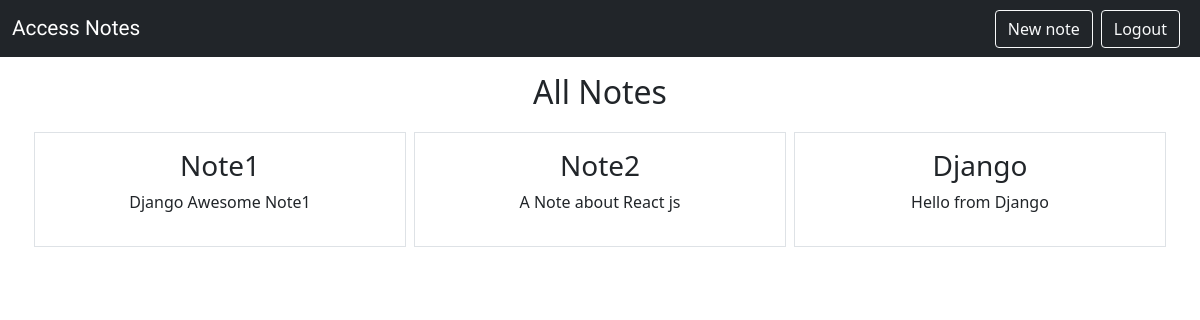
Before: / (signed in) with the older database file.
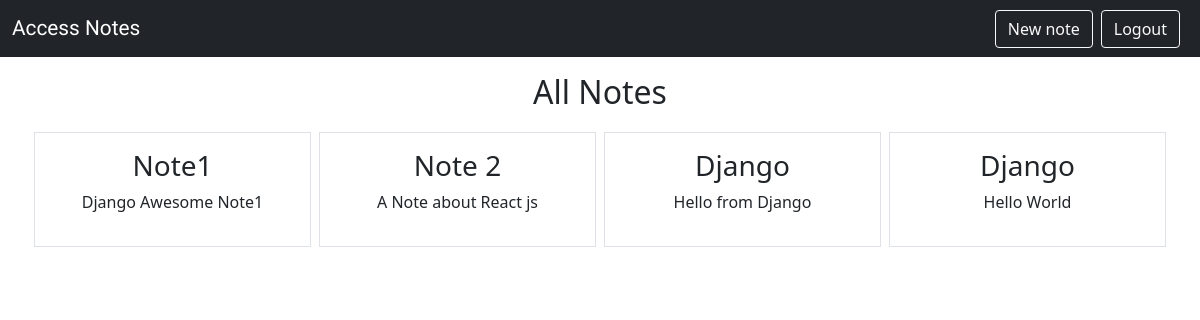
After: the same page with the newer database file.
### notes/models.py (models this page shows, shortened)
class Note(models.Model):
    title = models.CharField(max_length=200)
    text = models.TextField(blank=True)
    user = models.ForeignKey(User, on_delete=models.CASCADE, related_name='notes')

### notes/views.py (the view)
# urls.py: path('', views.NoteListView.as_view(), name='notes.list'),
class NoteListView(LoginRequiredMixin, ListView):
    model = Note
    login_url = '/login/'
    template_name = 'notes/notes_list.html'
    context_object_name = 'notes'
    def get_queryset(self):
        return self.request.user.notes.all()

### notes/templates/notes/notes_list.html (shortened to what this page needs)
{% extends 'notes/base.html' %}
{% block content %}
{% if notes %}
<h2 class="d-flex justify-content-center my-3">All Notes</h2>
{% else %}
<h2 class="d-flex justify-content-center my-3">You haven't made any notes</h2>
{% endif %}
<div class="row">
{% for note in notes %}
    <div class="col border p-3 m-1">
        <a href="{% url 'notes.note' note.id %}" class="text-dark text-decoration-none"><h3 class="d-flex justify-content-center">{{note.title}}</h3></a>
        <p class="d-flex justify-content-center">{{ note.text }}</p>
    </div>
 {% endfor %}
</div>
{% endblock %}

Changed rows visible on the page:
changed Note "A Note about React js": title "Note2" → "Note 2"
added Note: title "Django", text "Hello World"
